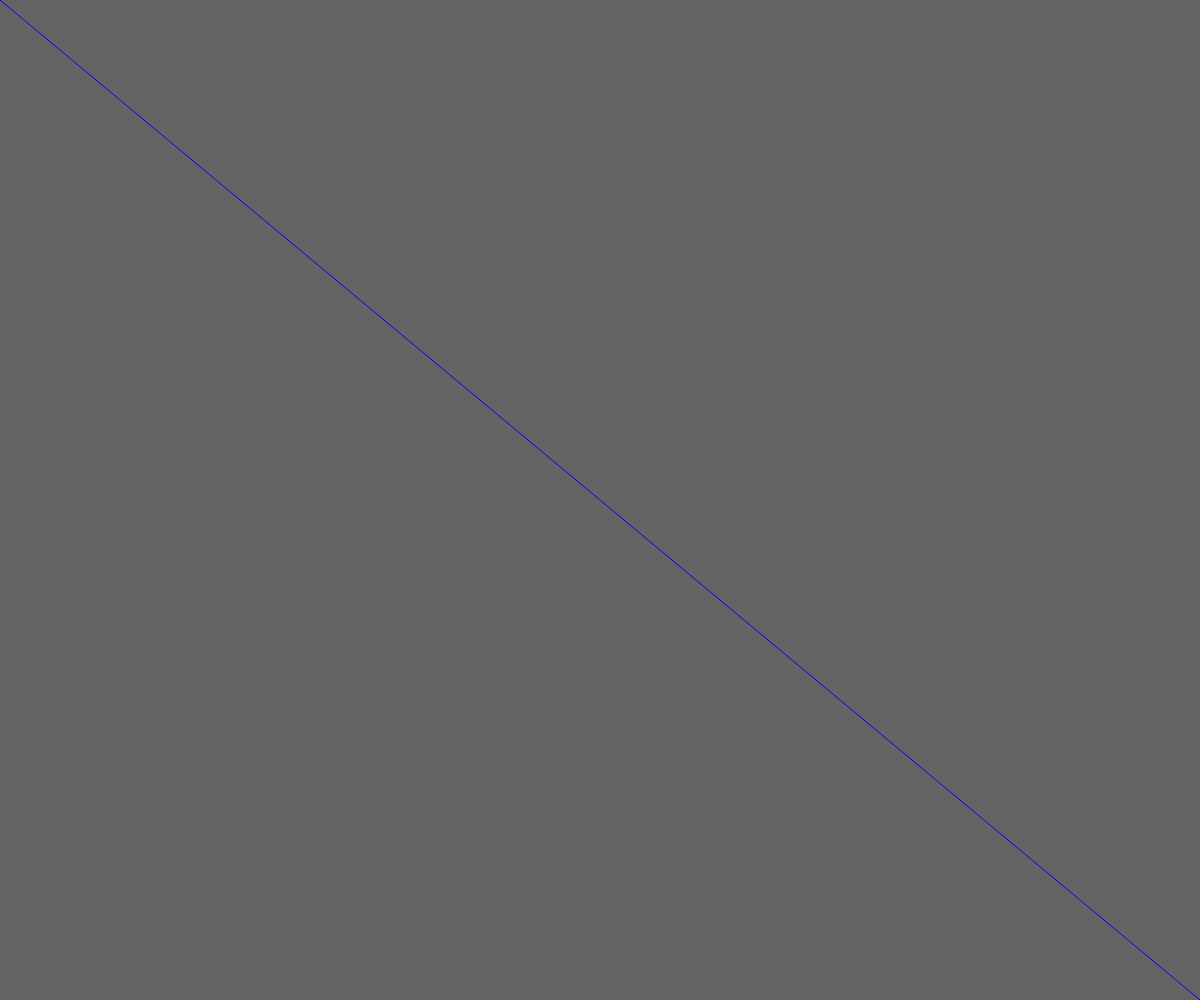
Frame 1 (no input)
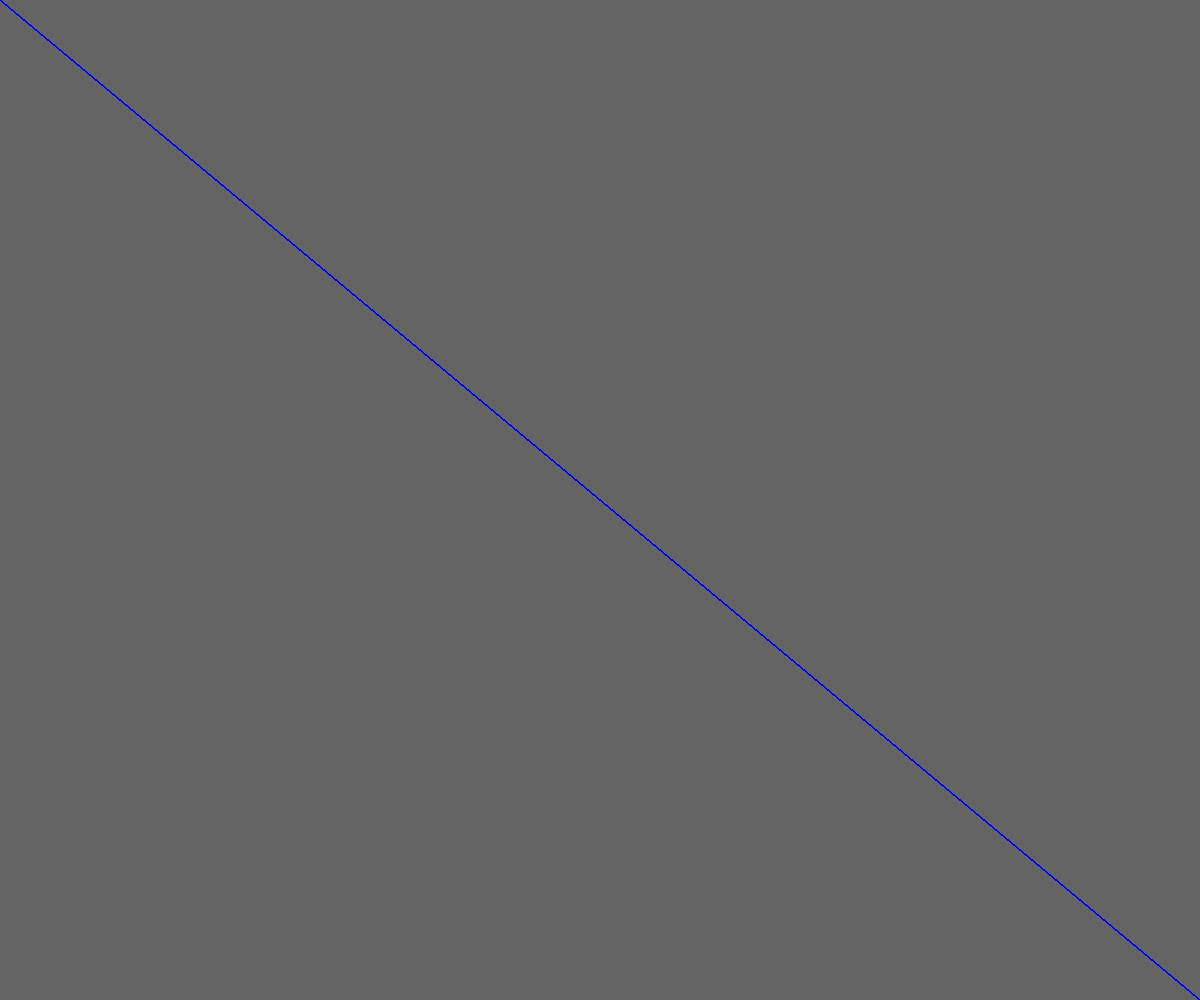
Frame 60 (no input)
Frame 120 (the mouse pressed at the canvas centre since frame 60): identical to frame 60, image omitted

The p5.js sketch that drew these frames (run headless with seeded random() and noise() and a simulated clock; from frame 60 on, the mouse is pressed at the canvas centre):

// p5.js sketch
// ── sketch.js
function setup(){

    createCanvas(windowWidth, windowHeight)
    background(100);
    
    noStroke();
    stroke(0,0,255)

}

function draw(){

    
    line(0,0, width, height )



}
